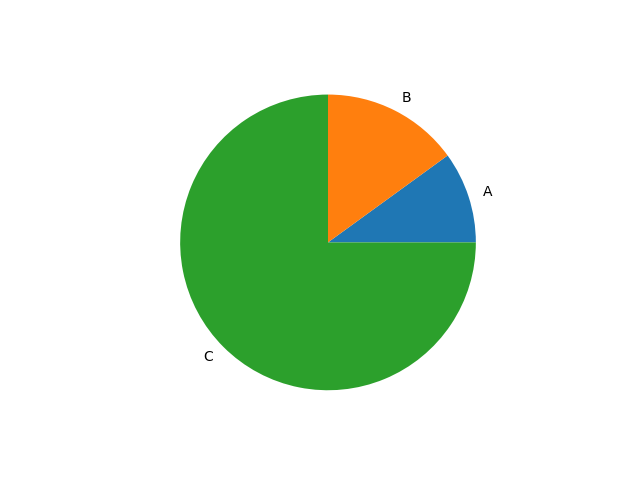

Reproduce this figure in Python.
import matplotlib.pyplot as plt

def generator_pie_chart():
    labels = ['A','B','C']
    values = [200,300,1500]
    fig, ax = plt.subplots()
    ax.pie(values,labels=labels)
    plt.savefig("chart.png")
    plt.close()
